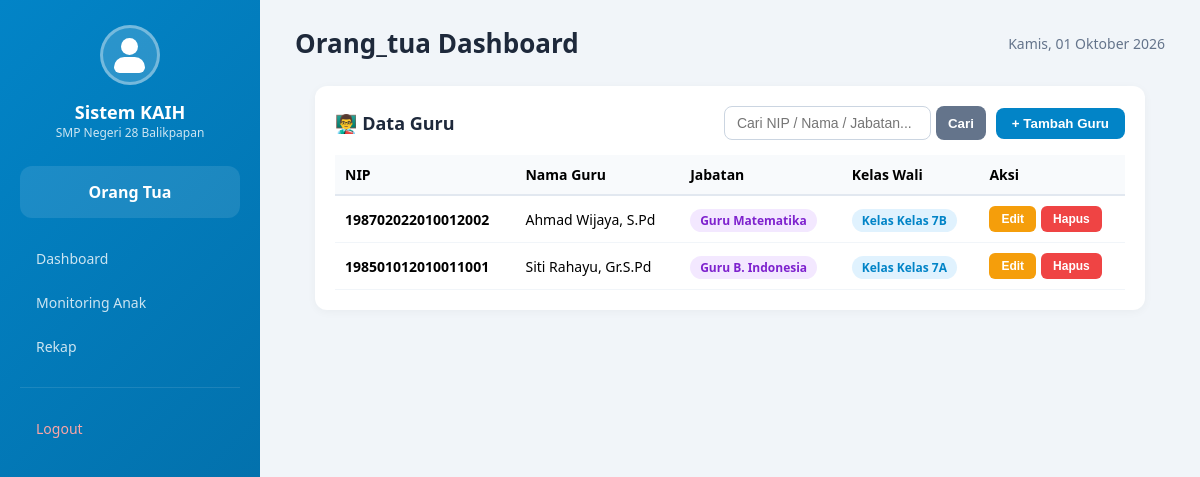
The app's page /aplikasi/admin/guru.php (signed in) with its own data.
### tables this page shows
CREATE TABLE `guru` (
  `id` bigint unsigned NOT NULL AUTO_INCREMENT,
  `nip` varchar(30) NOT NULL,
  `nama_guru` varchar(100) NOT NULL,
  `kelas` varchar(50) DEFAULT NULL,
  `jenis_kelamin` enum('L','P') DEFAULT NULL,
  `alamat` text,
  `no_hp` varchar(20) DEFAULT NULL,
  `jabatan` varchar(50) DEFAULT NULL,
  `created_at` timestamp NULL DEFAULT NULL,
  `updated_at` timestamp NULL DEFAULT NULL,
  PRIMARY KEY (`id`),
  UNIQUE KEY `unique_nip` (`nip`)
);

### aplikasi/admin/guru.php (the view, shortened to what this page needs)
<?php
require_once '../../config/database.php';
$search = trim($_GET['q'] ?? '');
$query = "SELECT * FROM guru";
$params = [];
$query .= " ORDER BY nama_guru ASC";
$stmtGuru = $pdo->prepare($query);
$stmtGuru->execute($params);
$daftar_guru = $stmtGuru->fetchAll(PDO::FETCH_ASSOC);
require_once '../includes/header-kaih.php';
?>
<div class="card" style="padding: 20px; background: white; border-radius: 12px; box-shadow: 0 2px 10px rgba(0,0,0,0.04); margin: 20px;">
    <div style="display: flex; justify-content: space-between; align-items: center; margin-bottom: 15px; flex-wrap: wrap; gap: 10px;">
        <h3 style="margin: 0;">👨‍🏫 Data Guru</h3>
        <div style="display: flex; gap: 10px; align-items: center; flex-wrap: wrap;">
            <form method="GET" action="" style="display: flex; gap: 5px;">
                <input type="text" name="q" value="<?php echo htmlspecialchars($search); ?>" placeholder="Cari NIP / Nama / Jabatan..." style="padding: 8px 12px; border: 1px solid #cbd5e1; border-radius: 8px; font-size: 14px; outline: none;">
                <button type="submit" style="padding: 8px 12px; background: #64748b; color: white; border: none; border-radius: 8px; cursor: pointer; font-weight: 600;">Cari</button>
            </form>
            <button onclick="openModalTambah()" style="padding: 8px 16px; background: #0284c7; color: white; border: none; border-radius: 8px; cursor: pointer; font-weight: 600;">
                + Tambah Guru
            </button>
        </div>
    </div>
    <div style="overflow-x: auto;">
        <table style="width: 100%; border-collapse: collapse; font-size: 14px;">
            <thead>
                <tr style="background: #f8fafc; text-align: left;">
                    <th style="padding: 10px; border-bottom: 2px solid #e2e8f0;">NIP</th>
                    <th style="padding: 10px; border-bottom: 2px solid #e2e8f0;">Nama Guru</th>
                    <th style="padding: 10px; border-bottom: 2px solid #e2e8f0;">Jabatan</th>
                    <th style="padding: 10px; border-bottom: 2px solid #e2e8f0;">Kelas Wali</th>
                    <th style="padding: 10px; border-bottom: 2px solid #e2e8f0;">Aksi</th>
                </tr>
            </thead>
            <tbody>
                <?php if (empty($daftar_guru)): ?>
                    <tr>
                        <td colspan="5" style="padding: 20px; text-align: center; color: #94a3b8;">Tidak ada data guru ditemukan</td>
                    </tr>
                <?php else: ?>
                    <?php foreach ($daftar_guru as $g): ?>
                        <tr>
                            <td style="padding: 10px; border-bottom: 1px solid #f1f5f9;"><b><?php echo htmlspecialchars($g['nip']); ?></b></td>
                            <td style="padding: 10px; border-bottom: 1px solid #f1f5f9;"><?php echo htmlspecialchars($g['nama_guru']); ?></td>
                            <td style="padding: 10px; border-bottom: 1px solid #f1f5f9;">
                                <span style="background: #f3e8ff; color: #7e22ce; padding: 3px 10px; border-radius: 20px; font-size: 12px; font-weight: 700;">
                                    <?php echo htmlspecialchars($g['jabatan']); ?>
                                </span>
                            </td>
                            <td style="padding: 10px; border-bottom: 1px solid #f1f5f9;">
                                <?php if (!empty($g['kelas'])): ?>
                                    <span style="background: #e0f2fe; color: #0284c7; padding: 3px 10px; border-radius: 20px; font-size: 12px; font-weight: 700;">
                                        Kelas <?php echo htmlspecialchars($g['kelas']); ?>
                                    </span>
                                <?php else: ?>
                                    <span style="color: #94a3b8; font-style: italic;">—</span>
                                <?php endif; ?>
                            </td>
                            <td style="padding: 10px; border-bottom: 1px solid #f1f5f9;">
                                <div style="display: flex; gap: 5px;">
                                    <button type="button" onclick="openModalEdit(<?php echo htmlspecialchars(json_encode([
                                        'id' => $g['id'],
                                        'nip' => $g['nip'],
                                        'nama_guru' => $g['nama_guru'],
                                        'jabatan' => $g['jabatan'],
                                        'kelas' => $g['kelas'] ?? ''
                                    ])); ?>)" style="padding: 6px 12px; background: #f59e0b; color: white; border: none; border-radius: 6px; cursor: pointer; font-size: 12px; font-weight: 600;">
                                        Edit
                                    </button>
                                    <form method="POST" action="" onsubmit="return confirm('Yakin ingin menghapus guru ini beserta akun login-nya?');" style="margin: 0;">
                                        <button type="submit" style="padding: 6px 12px; background: #ef4444; color: white; border: none; border-radius: 6px; cursor: pointer; font-size: 12px; font-weight: 600;">
                                            Hapus
                                        </button>
                                    </form>
                                </div>
                            </td>
                        </tr>
                    <?php endforeach; ?>
                <?php endif; ?>
            </tbody>
        </table>
    </div>
</div>

### aplikasi/includes/header-kaih.php (style rules this page uses)
* { margin: 0; padding: 0; box-sizing: border-box; }
body { font-family: 'Segoe UI', Tahoma, Geneva, Verdana, sans-serif; background: #f1f5f9; min-height: 100vh; }
.card { background: white; padding: 22px; border-radius: 16px; box-shadow: 0 2px 10px rgba(0,0,0,0.05); margin-bottom: 20px; }
.card h3 { font-size: 18px; color: #1e293b; margin-bottom: 12px; }

### records on screen
guru: nip "198702022010012002", nama_guru "Ahmad Wijaya, S.Pd", jabatan "Guru Matematika", kelas "Kelas 7B"
guru: nip "198501012010011001", nama_guru "Siti Rahayu, Gr.S.Pd", jabatan "Guru B. Indonesia", kelas "Kelas 7A"

### other values on screen
$sidebarLabel "Orang Tua"
$role "Orang_tua"
tanggalIndo() "Kamis, 01 Oktober 2026"
